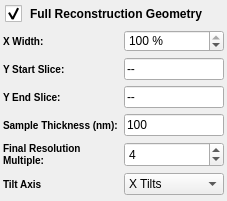
              <widget class="QDisclosableGroupBox" name="fullReconstructionGroupBox">
               <property name="styleSheet">
                <string notr="true">QGroupBox
{
/*background-color: qlineargradient(x1: 0, y1: 0, x2: 0, y2: 1, stop: 0 #FFFFFF, stop: 1 #DCDCDC); */
background-image: url(:/DisclosableGroupBoxHeader.png);
background-position: top ;
background-repeat: repeat-x;
padding: 30 0 0 0px;
font: 85% italic 12pt &quot;Arial&quot;;
font-weight: bold;
border: 0px solid gray;
margin: 0px;
}
 
QGroupBox::title
{    
subcontrol-origin: padding;    
subcontrol-position: top left;    
padding: 5 5px;    
background-color: rgba(255, 255, 255, 0);
}
QGroupBox::indicator {    
width: 17px;    
height: 17px;
}

QGroupBox::indicator:unchecked {
 image: url(:/bullet_triangle_grey.png);
}
QGroupBox::indicator:unchecked:pressed {
 image: url(:/bullet_triangle_grey.png);
}
QGroupBox::indicator:checked { 
image: url(:/bullet_triangle_grey_down.png);
}
QGroupBox::indicator:checked:pressed { 
image: url(:/bullet_triangle_grey_down.png);
}
</string>
               </property>
               <property name="title">
                <string>Full Reconstruction Geometry</string>
               </property>
               <property name="flat">
                <bool>true</bool>
               </property>
               <property name="checkable">
                <bool>true</bool>
               </property>
               <layout class="QGridLayout" name="gridLayout_6">
                <property name="leftMargin">
                 <number>3</number>
                </property>
                <property name="topMargin">
                 <number>0</number>
                </property>
                <property name="rightMargin">
                 <number>3</number>
                </property>
                <property name="bottomMargin">
                 <number>6</number>
                </property>
                <property name="verticalSpacing">
                 <number>6</number>
                </property>
                <item row="5" column="1">
                 <widget class="QComboBox" name="tiltSelection">
                  <item>
                   <property name="text">
                    <string>X Tilts</string>
                   </property>
                  </item>
                  <item>
                   <property name="text">
                    <string>Y Tilts</string>
                   </property>
                  </item>
                 </widget>
                </item>
                <item row="1" column="1">
                 <widget class="QLineEdit" name="yMin">
                  <property name="maximumSize">
                   <size>
                    <width>100</width>
                    <height>16777215</height>
                   </size>
                  </property>
                  <property name="text">
                   <string>--</string>
                  </property>
                  <property name="readOnly">
                   <bool>false</bool>
                  </property>
                 </widget>
                </item>
                <item row="2" column="1">
                 <widget class="QLineEdit" name="yMax">
                  <property name="maximumSize">
                   <size>
                    <width>100</width>
                    <height>16777215</height>
                   </size>
                  </property>
                  <property name="text">
                   <string>--</string>
                  </property>
                  <property name="readOnly">
                   <bool>false</bool>
                  </property>
                 </widget>
                </item>
                <item row="0" column="0">
                 <widget class="QLabel" name="label_41">
                  <property name="styleSheet">
                   <string notr="true">QLabel {
font-weight: bold;
font-size: 10px;
}</string>
                  </property>
                  <property name="text">
                   <string>X Width:</string>
                  </property>
                  <property name="alignment">
                   <set>Qt::AlignLeading|Qt::AlignLeft|Qt::AlignVCenter</set>
                  </property>
                  <property name="wordWrap">
                   <bool>false</bool>
                  </property>
                 </widget>
                </item>
                <item row="1" column="0">
                 <widget class="QLabel" name="label_43">
                  <property name="styleSheet">
                   <string notr="true">QLabel {
font-weight: bold;
font-size: 10px;
}</string>
                  </property>
                  <property name="text">
                   <string>Y Start Slice:</string>
                  </property>
                  <property name="alignment">
                   <set>Qt::AlignLeading|Qt::AlignLeft|Qt::AlignVCenter</set>
                  </property>
                  <property name="wordWrap">
                   <bool>false</bool>
                  </property>
                 </widget>
                </item>
                <item row="2" column="0">
                 <widget class="QLabel" name="label_44">
                  <property name="styleSheet">
                   <string notr="true">QLabel {
font-weight: bold;
font-size: 10px;
}</string>
                  </property>
                  <property name="text">
                   <string>Y End Slice:</string>
                  </property>
                  <property name="alignment">
                   <set>Qt::AlignLeading|Qt::AlignLeft|Qt::AlignVCenter</set>
                  </property>
                  <property name="wordWrap">
                   <bool>false</bool>
                  </property>
                 </widget>
                </item>
                <item row="3" column="0">
                 <widget class="QLabel" name="label_36">
                  <property name="toolTip">
                   <string>The thickness of the sample to be reconstructed in nano meters.</string>
                  </property>
                  <property name="styleSheet">
                   <string notr="true">QLabel {
font-weight: bold;
font-size: 10px;
}</string>
                  </property>
                  <property name="text">
                   <string>Sample Thickness (nm):</string>
                  </property>
                  <property name="alignment">
                   <set>Qt::AlignLeading|Qt::AlignLeft|Qt::AlignVCenter</set>
                  </property>
                  <property name="wordWrap">
                   <bool>false</bool>
                  </property>
                 </widget>
                </item>
                <item row="3" column="1">
                 <widget class="QLineEdit" name="sampleThickness">
                  <property name="sizePolicy">
                   <sizepolicy hsizetype="Preferred" vsizetype="Preferred">
                    <horstretch>0</horstretch>
                    <verstretch>0</verstretch>
                   </sizepolicy>
                  </property>
                  <property name="maximumSize">
                   <size>
                    <width>100</width>
                    <height>16777215</height>
                   </size>
                  </property>
                  <property name="text">
                   <string>100</string>
                  </property>
                 </widget>
                </item>
                <item row="5" column="0">
                 <widget class="QLabel" name="label_46">
                  <property name="styleSheet">
                   <string notr="true">QLabel {
font-weight: bold;
font-size: 10px;
}</string>
                  </property>
                  <property name="text">
                   <string>Tilt Axis</string>
                  </property>
                  <property name="alignment">
                   <set>Qt::AlignLeading|Qt::AlignLeft|Qt::AlignVCenter</set>
                  </property>
                  <property name="wordWrap">
                   <bool>false</bool>
                  </property>
                 </widget>
                </item>
                <item row="0" column="1">
                 <widget class="QSpinBox" name="xWidthFullRecon">
                  <property name="suffix">
                   <string> %</string>
                  </property>
                  <property name="maximum">
                   <number>100</number>
                  </property>
                  <property name="singleStep">
                   <number>5</number>
                  </property>
                  <property name="value">
                   <number>100</number>
                  </property>
                 </widget>
                </item>
                <item row="4" column="0">
                 <widget class="QLabel" name="label_34">
                  <property name="sizePolicy">
                   <sizepolicy hsizetype="Preferred" vsizetype="Preferred">
                    <horstretch>0</horstretch>
                    <verstretch>0</verstretch>
                   </sizepolicy>
                  </property>
                  <property name="styleSheet">
                   <string notr="true">QLabel {
font-weight: bold;
font-size: 10px;
}</string>
                  </property>
                  <property name="text">
                   <string>Final Resolution Multiple:</string>
                  </property>
                  <property name="wordWrap">
                   <bool>true</bool>
                  </property>
                 </widget>
                </item>
                <item row="4" column="1">
                 <widget class="QSpinBox" name="finalResolution">
                  <property name="sizePolicy">
                   <sizepolicy hsizetype="Minimum" vsizetype="Preferred">
                    <horstretch>0</horstretch>
                    <verstretch>0</verstretch>
                   </sizepolicy>
                  </property>
                  <property name="maximumSize">
                   <size>
                    <width>125</width>
                    <height>16777215</height>
                   </size>
                  </property>
                  <property name="minimum">
                   <number>1</number>
                  </property>
                  <property name="maximum">
                   <number>100</number>
                  </property>
                  <property name="value">
                   <number>4</number>
                  </property>
                 </widget>
                </item>
               </layout>
              </widget>
